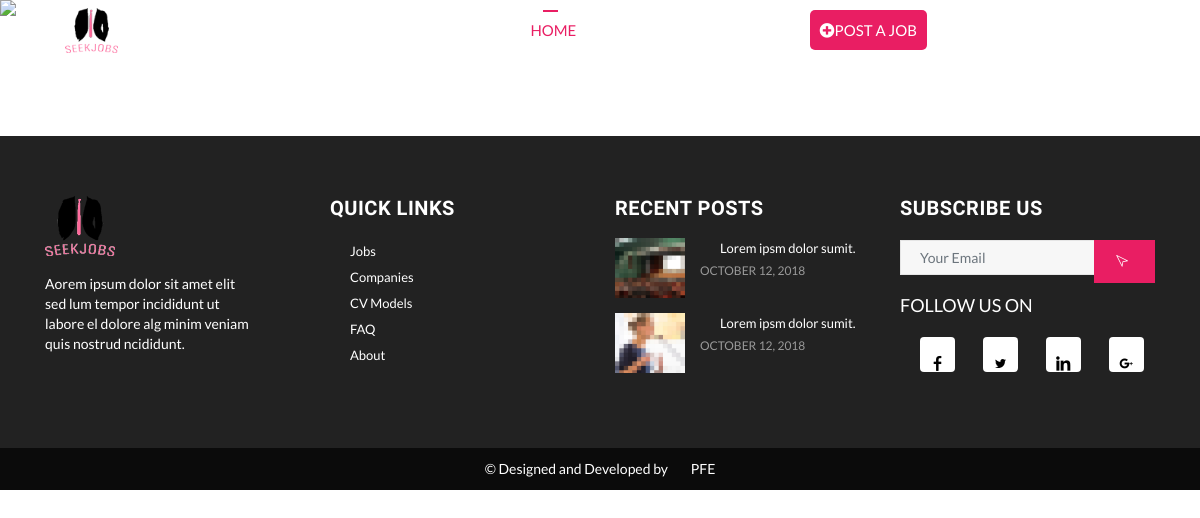
Page /applications/1 on the earlier database version.
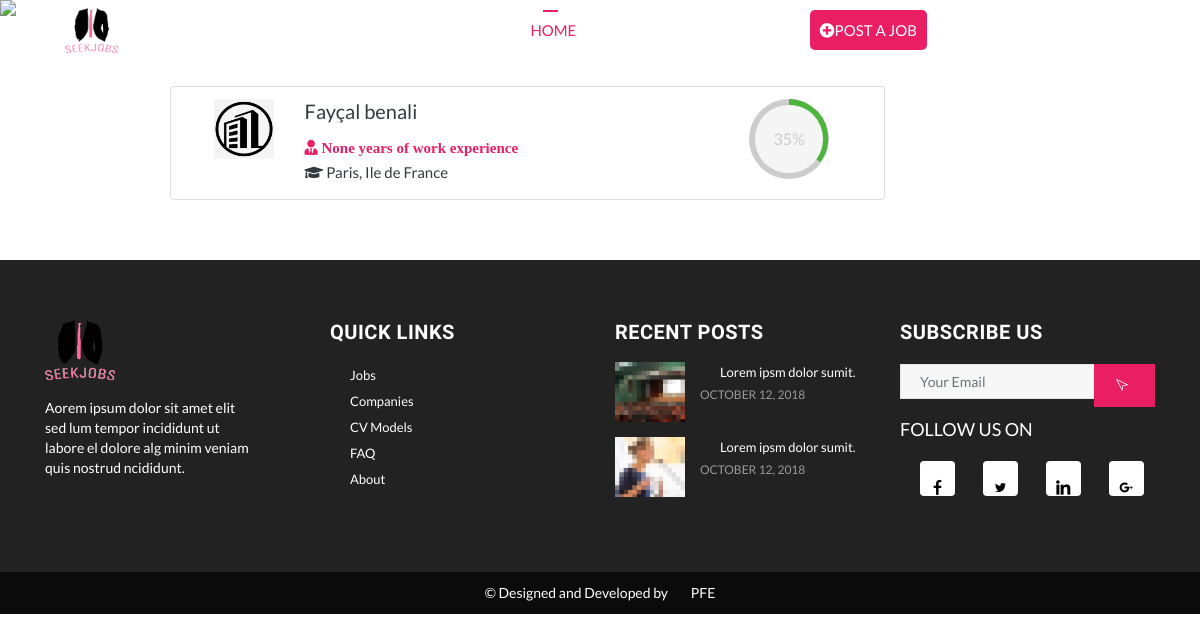
Same page on the later database version.
### SEEKJOBSPLATFORM/models.py (models this page shows, shortened)
class applications(models.Model):
    user = models.ForeignKey(user_account, on_delete=models.CASCADE)
    job = models.ForeignKey(Jobs, on_delete=models.CASCADE)
    score = models.IntegerField(default=0)
    status = models.TextField(default='pending')

class user_account(models.Model):
    user = models.OneToOneField(User, on_delete=models.CASCADE)
    gender = models.CharField(max_length=15)
    contact_number = models.CharField(max_length=10)
    registration_date = models.DateField(default=datetime.now)
    user_address = models.CharField(max_length=200, blank=True)
    profile_picture = models.ImageField(upload_to='Profile_pictures/')
    def get_full_name(self):
        return self.user.first_name + " " + self.user.last_name

class seeker_resume(models.Model):
    user = models.OneToOneField(user_account, on_delete=models.CASCADE)
    resume_path = models.FileField(upload_to='userResume/')
    education = models.TextField(blank=True, null=True)
    experience = models.TextField(blank=True, null=True)
    skills = models.TextField(blank=True, null=True)
    degree = models.TextField(null=True, blank=True)
    cv_education_extracted = models.TextField(blank=True, default='')
    cv_experience_extracted = models.TextField(blank=True, default='')
    cv_skills_extracted = models.TextField(blank=True, default='')

class Jobs(models.Model):
    id = models.AutoField(primary_key=True)
    job_title = models.CharField(max_length=200)
    job_published = models.DateTimeField('Date published', default=datetime.now)
    job_description = models.TextField()
    job_company = models.ForeignKey(company, on_delete=models.CASCADE)
    job_location = models.CharField(max_length=50)
    job_experience = models.IntegerField()
    job_education = models.CharField(max_length=20)
    job_type = models.CharField(max_length=20, default='Full time')
    views = models.IntegerField(default=0)
    job_skills = models.TextField(blank=True)
    job_education_extracted = models.TextField(blank=True, default='')
    job_experience_extracted = models.TextField(blank=True, default='')
    job_skills_extracted = models.TextField(blank=True, default='')
    def company(self):
        return str(self.job_company.company_name)

### SEEKJOBSPLATFORM/views.py (the view)
# urls.py: path('applications/<int:job_id>', views.application, name='applications'),
def application(request, job_id):
    j = Jobs.objects.get(id=job_id)
    result = []
    try:
        candidates = applications.objects.filter(job=j)
        for c in candidates:
            resume = seeker_resume.objects.get(user=c.user)
            result.append((c, resume))
        return render(request=request, template_name='SEEKJOBSPLATFORM/applications.html',
                      context={'result': result, 'job': j})
    except:
        return HttpResponse('error')

### SEEKJOBSPLATFORM/templates/SEEKJOBSPLATFORM/applications.html (shortened to what this page needs)
<!DOCTYPE html>
{% load static %}
<html lang="en">
<head>
    <link rel="stylesheet" type="text/css" href="{% static '/css/bootstrap.min.css' %}">
    <link rel="stylesheet" type="text/css" href="{% static '/fonts/line-icons.css' %}">
    <link rel="stylesheet" type="text/css" href="{% static '/css/slicknav.css' %}">
    <link rel="stylesheet" type="text/css" href="{% static '/css/circle.css' %}">
    <link rel="stylesheet" type="text/css" href="{% static '/css/nivo-lightbox.css' %}">
    <link rel="stylesheet" type="text/css" href="{% static '/css/animate.css' %}">
    <link rel="stylesheet" type="text/css" href="{% static '/css/main.css' %}">
    <link rel="stylesheet" type="text/css" href="{% static '/css/responsive.css' %}">
    <link href="{% static '/css/fontawesome/css/all.css' %}" rel="stylesheet" type="text/css">
    <link href="{% static '/css/fontawesome/css/fontawesome.css' %}" rel="stylesheet" type="text/css">
</head>
<body>
<header id="header-wrap">
    <nav class="navbar navbar-expand-lg fixed-top scrolling-navbar">
        <div class="container">
            <div class="navbar-header">
                <a href="{% url 'SEEKJOBSPLATFORM:homepage' %}" class="navbar-brand"><img src="{% static '/img/logo.png' %}"
                                                                              alt="EWORK"></a></div>
            <div class="collapse navbar-collapse" id="main-navbar">
                <ul class="navbar-nav mr-auto w-100 justify-content-end">
                    <li class="nav-item active"><a class="nav-link" href="{% url 'SEEKJOBSPLATFORM:homepage' %}"> Home </a></li>
                    <li class="nav-item"><a class="nav-link" href="{% url 'SEEKJOBSPLATFORM:jobs' %}"> jobs </a></li>
                    <li class="nav-item"><a class="nav-link" href="{% url 'SEEKJOBSPLATFORM:companies' %}"> companies </a></li>
                    {% if candidate %}
                        <li class="nav-item"><a class="nav-link" href="{% url 'SEEKJOBSPLATFORM:recommendations' %}">
                            recommendations </a>
                        </li>
                    {% else %}
                        <li class="nav-item"><a class="nav-link nav-btn" href="{% url 'SEEKJOBSPLATFORM:post-a-job' %}"><i class="fas fa-plus-circle"></i>post a job </a></li>
                    {% endif %}
                    {% if request.user.is_anonymous %}
                        <li class="nav-item"><a class="nav-link" href="{% url 'SEEKJOBSPLATFORM:register' %}"> <i class="fa fa-key"></i>register
                        </a>
                        </li>
                    {% endif %}
                    {% if not request.user.is_anonymous %}
                        <li class="nav-item"><a class="nav-link" href="{% url 'SEEKJOBSPLATFORM:resume' request.user.username %}"> <i class="fa fa-user-tie"> </i>
                             Profile </a>
                        </li>
                        <li class="nav-item"><a class="nav-link" href="{% url 'SEEKJOBSPLATFORM:logout' %}"> <i class="fa fa-sign-out-alt"></i>
                            Logout </a>
                        </li>
                    {% else %}
                        <li class="nav-item"><a class="nav-link" href="{% url 'SEEKJOBSPLATFORM:login' %}"> <i class="fa fa-sign-in-alt"></i> Login
                        </a>
                        </li>
                    {% endif %}
                </ul>
            </div>
        </div>
    </nav>
    <div id="main-slide" class="carousel slide" data-ride="carousel">
        <div class="carousel-inner slide-h ">
            <div class="carousel-item active  "><img class="d-md-block w-100 "
                                                     src="{% static '/img/slider/slide1.jpg' %}">
                <div class="carousel-caption d-md-block">
                    <h3 class="fadeInUp wow" data-wow-delay=".6s">Applications For A {{ job.job_title }} Post</h3></div>
            </div>
        </div>
    </div>
</header>
<section class="section-padding container w-75">
    <div class="list-group col-10">
        {% for info in result %}
            <a href="resume/{{ info.0.id }}">
                <div class="card list-group-item list-group-item-action">
                    <div class="text-dark align-content-lg-start">
                        <div class="job-post col ">
                            <img src="{% static '/img/test-logo.png' %}">
                            <div class="col-md-8">
                                <h5 class="card-title">{{ info.0.user.get_full_name }}</h5>
                                <span class="company"><i
                                        class="fas fa-user-tie"> {{ info.1.experience }} years of work experience</i>   </span>
                                <br>
                                <span><i class="fas fa-graduation-cap"></i> {{ job.job_location }}</span>
                            </div>
                            <div class="col-2 ">
                                <div class="text-center d-block">
                                    <div class="c100 p{{ info.0.score }} small green">
                                        <span class="d-block"> {{ info.0.score }}%   </span>
                                    </div>
                                </div>
                            </div>
                        </div>
                    </div>
                </div>
            </a>
        {% endfor %}
    </div>
</section>
<footer class="footer-area section-padding">
    <div class="container">
        <div class="row">
            <div class="col-md-6 col-lg-3 col-sm-6 col-xs-12 wow fadeInUp" data-wow-delay="0.2s">
                <h3><img src="{% static '/img/logo.png' %}" alt=""></h3>
                <p> Aorem ipsum dolor sit amet elit sed lum tempor incididunt ut labore el dolore alg minim veniam quis
                    nostrud ncididunt. </p>
            </div>
            <div class="col-md-6 col-lg-3 col-sm-6 col-xs-12 wow fadeInUp" data-wow-delay="0.4s">
                <h3>QUICK LINKS</h3>
                <ul>
                    <li><a href="#">Jobs</a></li>
                    <li><a href="#">Companies</a></li>
                    <li><a href="#">CV Models</a></li>
                    <li><a href="#">FAQ</a></li>
                    <li><a href="#">About</a></li>
                </ul>
            </div>
            <div class="col-md-6 col-lg-3 col-sm-6 col-xs-12 wow fadeInUp" data-wow-delay="0.6s">
                <h3>RECENT POSTS</h3>
                <ul class="image-list">
                    <li>
                        <figure class="overlay"><img class="img-fluid" src="{% static '/img/art/a1.jpg' %}" alt="">
                        </figure>
                        <div class="post-content">
                            <h6 class="post-title"><a href="">Lorem ipsm dolor sumit.</a></h6>
                            <div class="meta"><span class="date">October 12, 2018</span></div>
                        </div>
                    </li>
                    <li>
                        <figure class="overlay"><img class="img-fluid" src="{% static '/img/art/a2.jpg' %}" alt="">
                        </figure>
                        <div class="post-content">
                            <h6 class="post-title"><a href="">Lorem ipsm dolor sumit.</a></h6>
                            <div class="meta"><span class="date">October 12, 2018</span></div>
                        </div>
                    </li>
                </ul>
            </div>
            <div class="col-md-6 col-lg-3 col-sm-6 col-xs-12 wow fadeInUp" data-wow-delay="0.8s">
                <h3>SUBSCRIBE US</h3>
                <div class="widget">
                    <div class="newsletter-wrapper">
                        <form method="post" id="subscribe-form" name="subscribe-form" class="validate">
                            <div class="form-group is-empty">
                                <input type="email" value="" name="Email" class="form-control" id="EMAIL"
                                       placeholder="Your email" required="">
                                <button type="submit" name="subscribe" id="subscribes" class="btn btn-common sub-btn"><i
                                        class="lni-pointer"></i></button>
                            </div>
                        </form>
                    </div>
                </div>
                <div class="widget">
                    <h5 class="widget-title">FOLLOW US ON</h5>
                    <ul class="footer-social">
                        <li><a class="facebook" href="#"><i class="lni-facebook-filled"></i></a></li>
                        <li><a class="twitter" href="#"><i class="lni-twitter-filled"></i></a></li>
                        <li><a class="linkedin" href="#"><i class="lni-linkedin-filled"></i></a></li>
                        <li><a class="google-plus" href="#"><i class="lni-google-plus"></i></a></li>
                    </ul>
                </div>
            </div>
        </div>
    </div>
</footer>
<div id="copyright">
    <div class="container">
        <div class="row">
            <div class="col-md-12">
                <div class="site-info">
                    <p>© Designed and Developed by <a href="#" rel="nofollow">PFE</a></p>
                </div>
            </div>
        </div>
    </div>
</div>
</body>
</html>

### static/css/circle.css (style rules this page uses)
.c100 { position: relative; font-size: 120px; width: 1em; height: 1em; -webkit-border-radius: 50%; -moz-border-radius: 50%; -ms-border-radius: 50%; -o-border-radius: 50%; border-radius: 50%; float: left; margin: 0 0.1em 0.1em 0; background-color: #cccccc; }
.c100 *, .c100 *:before, .c100 *:after { -webkit-box-sizing: content-box; -moz-box-sizing: content-box; box-sizing: content-box; }
.c100.small { font-size: 80px; }
.c100 > span { position: absolute; width: 100%; z-index: 1; left: 0; top: 0; width: 5em; line-height: 5em; font-size: 0.2em; color: #cccccc; display: block; text-align: center; white-space: nowrap; -webkit-transition-property: all; -moz-transition-property: all; -o-transition-property: all; transition-property: all; -webkit-transition-duration: 0.2s; -moz-transition-duration: 0.2s; -o-transition-duration: 0.2s; transition-duration: 0.2s; -webkit-transition-timing-function: ease-out; -moz-transition-timing-function: ease-out; -o-transition-timing-function: ease-out; transition-timing-function: ease-out; }
.c100:after { position: absolute; top: 0.08em; left: 0.08em; display: block; content: " "; -webkit-border-radius: 50%; -moz-border-radius: 50%; -ms-border-radius: 50%; -o-border-radius: 50%; border-radius: 50%; background-color: whitesmoke; width: 0.84em; height: 0.84em; -webkit-transition-property: all; -moz-transition-property: all; -o-transition-property: all; transition-property: all; -webkit-transition-duration: 0.2s; -moz-transition-duration: 0.2s; -o-transition-duration: 0.2s; transition-duration: 0.2s; -webkit-transition-timing-function: ease-in; -moz-transition-timing-function: ease-in; -o-transition-timing-function: ease-in; transition-timing-function: ease-in; }

### static/css/responsive.css (style rules this page uses)
@media (min-width: 992px) and (max-width: 1366px) { #main-slide .carousel-caption { top: 25%; } }
@media (min-width: 992px) and (max-width: 1366px) { .navbar-expand-lg .navbar-nav .nav-link { padding: 0 10px; } }

Differences in the rows shown:
added applications: user.last_name "Fayçal benali", experience "None", score "35"
now on this page (row edited): Jobs: job_location "Paris, Ile de France"
